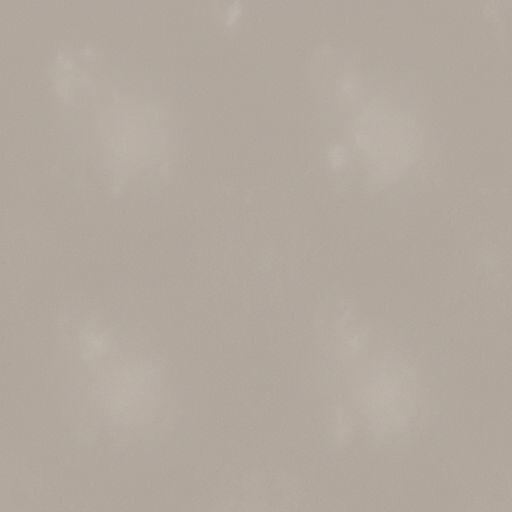
#> input picture ArtSrc/tex_asphalt.png, 1024 x 1024 px (shown at 1/2 size); the run also reads 2 pictures not shown here
$ python build_all.py
#> lines starting #> are read from the running program, lines starting #| are printed output that depends on the picture; after the words box and inside, x2 and y2 are one past the last pixel; in counts of white or black regions, pixels touching at a corner belong together
#> in src_texture, returned value is the input picture: PIL image 1024x1024 RGB; mean R, G, B 177.7, 167.4, 157.7
### Tools/ArtPipeline/road_vector.py
#!/usr/bin/env python3
"""Stage 1+2 of the road tile pipeline.

Stage 1 — vector design in flat top-down space: every tile is a unit square SRC x SRC,
the road geometry is a single asphalt region built from axis-aligned strips, a center
square and two corner-rounding operations:
  * add-rounding on every pair of adjacent OPEN sides (junction / inner turn corner);
  * cut-rounding on every pair of adjacent CLOSED sides (outer turn corner, dead ends).
Curbs, edge lines, dashes and zebras all derive from the same region, so geometry can
never disagree with itself. Tiling correctness is verified mathematically: the boundary
signature of every side depends only on open/closed, hence any two tiles match.

Stage 2 — the same geometry is warped into the 2:1 isometric diamond by the exact
affine map in artgen.warp_to_diamond.
"""
import os

from PIL import Image, ImageDraw, ImageFilter

SRC = 256          # top-down tile size
#> SRC = 256
ROAD_HALF = 75     # half width of the drivable road
C0 = SRC // 2 - ROAD_HALF   # 53  — left/top edge of the drivable band
#> C0 = 53
C1 = SRC // 2 + ROAD_HALF   # 203 — right/bottom edge
#> C1 = 203
CURB_W = 7
R_ADD = 22         # curb radius at junction corners (adjacent open pair)
R_CUT = 24         # outer turn / dead-end corner radius — small, a sharp bend with a
                   # short rounding like the reference, not a sweeping arc

DASH_COLOR = (246, 245, 242, 255)
EDGE_LINE = (238, 235, 232, 255)
CURB_COLOR = (228, 216, 208, 255)
CURB_LIGHT = (243, 236, 228, 255)
CURB_DARK = (152, 142, 150, 255)

# corner of the tile <-> the pair of adjacent sides meeting there, and the matching
# corner of the drivable band (the point where two curb lines would intersect)
CORNERS = [
    (("N", "W"), (0, 0), (C0, C0)),
    (("N", "E"), (SRC, 0), (C1, C0)),
    (("S", "E"), (SRC, SRC), (C1, C1)),
    (("S", "W"), (0, SRC), (C0, C1)),
]
#> CORNERS = [(('N', 'W'), (0, 0), (53, 53)), (('N', 'E'), (256, 0), (203, 53)), (('S', 'E'), (256, 256), (203, 203)), (('S', 'W'), (0, 256), (53, 203))]

STRIPS = {
    "N": (C0, 0, C1, C0), "S": (C0, C1, C1, SRC),
    "W": (0, C0, C0, C1), "E": (C1, C0, SRC, C1),
}
#> STRIPS = {'N': (53, 0, 203, 53), 'S': (53, 203, 203, 256), 'W': (0, 53, 53, 203), 'E': (203, 53, 256, 203)}


def asphalt_mask(conns: str) -> Image.Image:
    """The exact (aliased) asphalt region of a tile."""
    m = Image.new("L", (SRC, SRC), 0)
    d = ImageDraw.Draw(m)
    d.rectangle((C0, C0, C1, C1), fill=255)
    for side in conns:
        d.rectangle(STRIPS[side], fill=255)

    for (pair, tile_corner, band_corner) in CORNERS:
        a_open, b_open = pair[0] in conns, pair[1] in conns
        bx, by = band_corner
        dx = 1 if tile_corner[0] == 0 else -1   # direction from the corner into the tile
        dy = 1 if tile_corner[1] == 0 else -1

        if a_open and b_open:
            # junction corner: asphalt gains the square outside the curb intersection,
            # minus the rounding circle centered inside the sidewalk corner
            r = R_ADD
            cx, cy = bx - dx*r, by - dy*r     # circle center, inside the sidewalk corner
            sq = (min(bx, cx), min(by, cy), max(bx, cx), max(by, cy))
            d.rectangle(sq, fill=255)
            # carve back the circle quadrant
            circle = Image.new("L", (SRC, SRC), 0)
            ImageDraw.Draw(circle).ellipse((cx - r, cy - r, cx + r, cy + r), fill=255)
            m.paste(0, (0, 0), Image.composite(circle, Image.new("L", (SRC, SRC), 0),
                                               mask_rect(sq)))
        elif not (a_open or b_open):
            # outer corner of a turn / dead end bottom: asphalt loses the region of its
            # square corner that lies outside the big rounding circle
            r = R_CUT
            cx, cy = bx + dx*r, by + dy*r     # circle center, inside the asphalt
            sq = (min(bx, cx), min(by, cy), max(bx, cx), max(by, cy))
            circle = Image.new("L", (SRC, SRC), 0)
            ImageDraw.Draw(circle).ellipse((cx - r, cy - r, cx + r, cy + r), fill=255)
            cut = Image.composite(Image.new("L", (SRC, SRC), 0), mask_rect(sq), circle)
            m.paste(0, (0, 0), cut)
    return m


def mask_rect(box) -> Image.Image:
    m = Image.new("L", (SRC, SRC), 0)
    ImageDraw.Draw(m).rectangle(box, fill=255)
    return m


def _spread(mask: Image.Image, radius: float, threshold: int) -> Image.Image:
    """Euclidean-ish dilate (low threshold) / erode (high threshold) via blur."""
    return mask.filter(ImageFilter.GaussianBlur(radius)).point(
        lambda v: 255 if v >= threshold else 0)


def dilate(mask, r):
    return _spread(mask, r, 40)


def erode(mask, r):
    return _spread(mask, r, 215)


def sub(a: Image.Image, b: Image.Image) -> Image.Image:
    from PIL import ImageChops
    return ImageChops.subtract(a, b)


def band_or(a, b):
    from PIL import ImageChops
    return ImageChops.lighter(a, b)


def dash_path(conns: str):
    """Center-line polyline segments: from each open side midpoint to the tile center."""
    mids = {"N": (SRC // 2, 0), "S": (SRC // 2, SRC), "W": (0, SRC // 2), "E": (SRC, SRC // 2)}
    return [(mids[s], (SRC // 2, SRC // 2)) for s in conns]


def render_topdown(conns: str, asphalt_tex: Image.Image, sidewalk_tex: Image.Image) -> Image.Image:
    """Stage 2 rendering in top-down space from the vector geometry."""
    am = asphalt_mask(conns)
    img = sidewalk_tex.convert("RGBA").resize((SRC, SRC), Image.LANCZOS).copy()
    asphalt = asphalt_tex.convert("RGBA").resize((SRC, SRC), Image.LANCZOS)
    img.paste(asphalt, (0, 0), am)

    d = ImageDraw.Draw(img)

    # curb band around the asphalt, with a light outer rim and dark inner rim
    curb = sub(dilate(am, CURB_W*0.72), am)
    img.paste(Image.new("RGBA", img.size, CURB_COLOR), (0, 0), curb)
    light = sub(dilate(am, CURB_W*0.72), dilate(am, CURB_W*0.5))
    img.paste(Image.new("RGBA", img.size, CURB_LIGHT), (0, 0), light)
    dark = sub(dilate(am, 1.6), am)
    img.paste(Image.new("RGBA", img.size, CURB_DARK), (0, 0), dark)

    # white edge line: constant offset inside the asphalt, follows every arc
    line = sub(erode(am, 7.5), erode(am, 10.5))
    img.paste(Image.new("RGBA", img.size, EDGE_LINE), (0, 0), line)

    open_count = len(conns)
    if open_count in (1, 2):
        # dashed center line: straight through or a sharp V at the tile center
        dash_len, gap = 21, 17
        for (p0, p1) in dash_path(conns):
            length = max(abs(p1[0] - p0[0]), abs(p1[1] - p0[1]))
            n = max(1, int(length // (dash_len + gap)) + 1)
            for k in range(n):
                t0 = k*(dash_len + gap)/length
                t1 = min(1.0, t0 + dash_len/length)
                if t0 >= 1.0:
                    break
                a = (p0[0] + (p1[0] - p0[0])*t0, p0[1] + (p1[1] - p0[1])*t0)
                b = (p0[0] + (p1[0] - p0[0])*t1, p0[1] + (p1[1] - p0[1])*t1)
                d.line([a, b], fill=DASH_COLOR, width=7)

    if open_count >= 3:
        # zebra crossings on every arm, clipped to the asphalt
        zebra = Image.new("L", (SRC, SRC), 0)
        zd = ImageDraw.Draw(zebra)
        inset, zlen, zw, zgap = 14, 38, 9, 10
        for side in conns:
            for s in range(C0 + 8, C1 - 8 - zw, zw + zgap):
                if side == "N":
                    zd.rectangle((s, inset, s + zw, inset + zlen), fill=255)
                elif side == "S":
                    zd.rectangle((s, SRC - inset - zlen, s + zw, SRC - inset), fill=255)
                elif side == "W":
                    zd.rectangle((inset, s, inset + zlen, s + zw), fill=255)
                else:
                    zd.rectangle((SRC - inset - zlen, s, SRC - inset, s + zw), fill=255)
        from PIL import ImageChops
        zebra = ImageChops.multiply(zebra, erode(am, 3))
        img.paste(Image.new("RGBA", img.size, DASH_COLOR), (0, 0), zebra)

    return img


# [85 lines left out: functions boundary_signature, verify_tiling, stage1_presentation, not called in this run]

### Tools/ArtPipeline/artgen.py
#!/usr/bin/env python3
"""Art pipeline for Token Delivery: builds isometric 2:1 tiles and sprites.

Sources are top-down textures (generated via imagegen MCP or procedural placeholders in
placeholders.py); ground tiles are affine-warped to 256x128 diamonds so they tile perfectly.
Road markings are drawn in top-down space before warping. Free-standing sprites (buildings,
props) are composed separately with the same diamond base metrics.

Tile space convention (must match C++ CityModel):
  cell (i, j) -> screen x = (i - j) * TILE_W/2, screen y = (i + j) * TILE_H/2 (y down)
  E = +i, W = -i, S = +j, N = -j. In top-down source space: u axis = +i, v axis = +j.
"""
import os
import random
from PIL import Image, ImageDraw, ImageFilter

TILE_W, TILE_H = 256, 128
SRC = 256  # top-down source tile size


GROUND_BLEED = 2  # homogeneous ground tiles (plaza/grass base) may slightly overlap


def warp_to_diamond(topdown: Image.Image, bleed=0, feather=0.0) -> Image.Image:
    """Affine-map a square top-down tile onto a 2:1 diamond (RGBA).

    Road tiles use bleed=0 with a hard-edged mask: 256x128 diamonds parquet exactly, so
    detailed edge content (curbs, lines) is never covered by a neighbour. Homogeneous
    tiles may pass a small bleed+feather to melt into each other."""
    out_w, out_h = TILE_W + bleed * 2, TILE_H + bleed * 2
    src = topdown.convert("RGBA").resize((SRC, SRC), Image.LANCZOS)
    hw, hh = out_w / 2.0, out_h / 2.0
    au, bu = SRC / (2.0 * hw), SRC / (2.0 * hh)
    coeffs = (au, bu, SRC / 2.0 - hw * au - hh * bu,
              -au, bu, SRC / 2.0 + hw * au - hh * bu)
    out = src.transform((out_w, out_h), Image.AFFINE, coeffs, resample=Image.BILINEAR)
    mask = Image.new("L", (out_w, out_h), 0)
    d = ImageDraw.Draw(mask)
    d.polygon([(out_w // 2, 0), (out_w - 1, out_h // 2), (out_w // 2, out_h - 1), (0, out_h // 2)],
              fill=255)
    if feather > 0.0:
        mask = mask.filter(ImageFilter.GaussianBlur(feather))
    r, g, b, a = out.split()
    a = Image.composite(a, Image.new("L", (out_w, out_h), 0), mask)
    return Image.merge("RGBA", (r, g, b, a))


ROAD_DIRS = {"N": (0, -1), "S": (0, 1), "E": (1, 0), "W": (-1, 0)}
# top-down edge midpoints for each direction (u right = E, v down = S)
EDGE_MID = {"N": (SRC // 2, 0), "S": (SRC // 2, SRC), "E": (SRC, SRC // 2), "W": (0, SRC // 2)}

DASH_COLOR = (246, 245, 242, 255)
EDGE_LINE = (236, 233, 230, 235)
CURB_COLOR = (228, 216, 208, 255)
CURB_LIGHT = (243, 236, 228, 255)
CURB_DARK = (150, 140, 148, 255)
CURB_SHADE = (196, 184, 176, 255)

SIDEWALK = 46  # sidewalk strip width on closed edges, px of the 256 top-down tile
CURB_W = 7
CURB_FULL = SIDEWALK + CURB_W

# tile corners: (corner point, adjacent side letters, pieslice angle range)
TILE_CORNERS = [((0, 0), ("N", "W"), (0, 90)),
                ((SRC, 0), ("N", "E"), (90, 180)),
                ((SRC, SRC), ("S", "E"), (180, 270)),
                ((0, SRC), ("S", "W"), (270, 360))]


# [142 lines left out: function draw_road_topdown, not called in this run]


def draw_sidewalk_topdown(pavement: Image.Image) -> Image.Image:
    """Full sidewalk tile (block ground next to roads)."""
    return pavement.convert("RGBA").resize((SRC, SRC), Image.LANCZOS)


def build_road_tiles(asphalt: Image.Image, pavement: Image.Image, out_dir: str):
    # stage 2: renders the verified vector geometry (road_vector) in top-down space and
    # converts it to the isometric diamond by the exact affine map
    from road_vector import render_topdown
    os.makedirs(out_dir, exist_ok=True)
    for mask in range(16):
        conns = "".join(k for bit, k in zip([1, 2, 4, 8], "NESW") if mask & bit)
        name = "road_" + (conns if conns else "O")
        tile = warp_to_diamond(render_topdown(conns, asphalt, pavement))
        tile.save(os.path.join(out_dir, name + ".png"))
#> this loop made 16 passes
#> pass 1, in render_topdown, `am = asphalt_mask(conns)`:
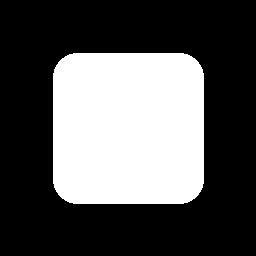
#> am: PIL image 256x256 L; 34% white; 1 white region, box (x1, y1, x2, y2) and area: (53, 53, 204, 204) 22277
#> after the loop:
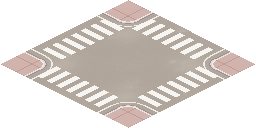
#> tile: PIL image 256x128 RGBA; mean R, G, B, A 97.4, 91.7, 87.8, 126.6; transparent parts drawn white
#> call 3 of src_texture, with name = 'tex_plaza.png'
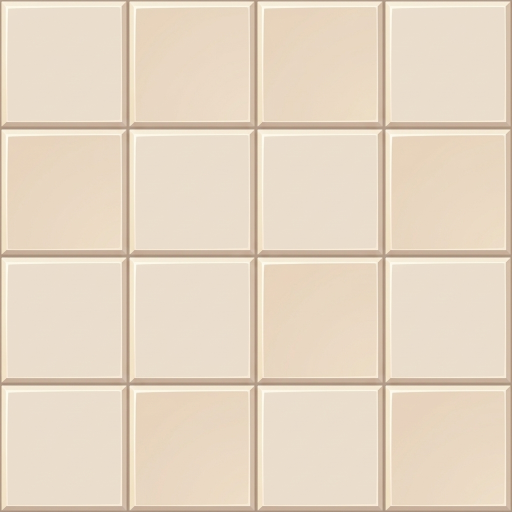
#> input picture ArtSrc/tex_plaza.png, 1024 x 1024 px (shown at 1/2 size)
#> in src_texture, returned value is the input picture: PIL image 1024x1024 RGB; mean R, G, B 230, 214.5, 195


def build_ground_tile(texture: Image.Image, out_path: str):
    os.makedirs(os.path.dirname(out_path), exist_ok=True)
    warp_to_diamond(texture, bleed=GROUND_BLEED, feather=1.0).save(out_path)
#> call 4 of src_texture, with name = 'tex_grass.png'
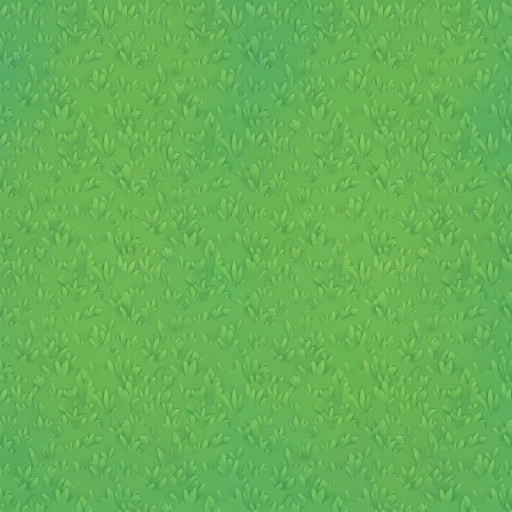
#> input picture ArtSrc/tex_grass.png, 1024 x 1024 px (shown at 1/2 size)
#> in src_texture, returned value is the input picture: PIL image 1024x1024 RGB; mean R, G, B 102.6, 178.2, 86.9


def build_grass_patch(texture: Image.Image, out_path: str, seed=11):
    """Grass tile with an irregular organic edge that overlaps neighbouring tiles: an
    oversized diamond whose mask is jittered by blobs along the border, then feathered."""
#> called with out_path = 'Assets/Game/Tiles/grass.png', seed = 11
    rng = random.Random(seed)
    overlap = 18
    out_w, out_h = TILE_W + overlap * 2, TILE_H + overlap * 2
    src = texture.convert("RGBA").resize((SRC, SRC), Image.LANCZOS)
    hw, hh = out_w / 2.0, out_h / 2.0
    au, bu = SRC / (2.0 * hw), SRC / (2.0 * hh)
#> au = 0.877; bu = 1.56
    coeffs = (au, bu, SRC / 2.0 - hw * au - hh * bu,
              -au, bu, SRC / 2.0 + hw * au - hh * bu)
#> coeffs = (0.877, 1.56, -128, -0.877, 1.56, 128)
    out = src.transform((out_w, out_h), Image.AFFINE, coeffs, resample=Image.BILINEAR)
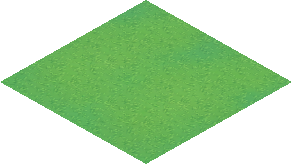
#> out: PIL image 292x164 RGBA; mean R, G, B, A 51, 88.8, 43.2, 127.5; transparent parts drawn white

    mask = Image.new("L", (out_w, out_h), 0)
#> mask: PIL image 292x164 L; every value is 0
    md = ImageDraw.Draw(mask)
    diamond = [(out_w // 2, overlap // 2), (out_w - overlap // 2, out_h // 2),
               (out_w // 2, out_h - overlap // 2), (overlap // 2, out_h // 2)]
    md.polygon(diamond, fill=255)
    # jitter the border with blobs sticking out and notches cut in
    for i in range(4):
        x0, y0 = diamond[i]
        x1, y1 = diamond[(i + 1) % 4]
        for k in range(14):
            t = (k + 0.5) / 14.0
            px, py = x0 + (x1 - x0) * t, y0 + (y1 - y0) * t
            r = rng.randint(5, 13)
            ry = max(3, r // 2)
            if rng.random() < 0.72:
                md.ellipse([px - r, py - ry, px + r, py + ry], fill=255)
            else:
                md.ellipse([px - r + 2, py - ry + 1, px + r - 2, py + ry - 1], fill=0)
#> this loop made 4 passes
#> (x0, y0, x1, y1) on passes 1 to 4: (146, 9, 283, 82), (283, 82, 146, 155), (146, 155, 9, 82), (9, 82, 146, 9)
    mask = mask.filter(ImageFilter.GaussianBlur(1.4))

    r, g, b, a = out.split()
#> r: PIL image 292x164 L
#> g: PIL image 292x164 L
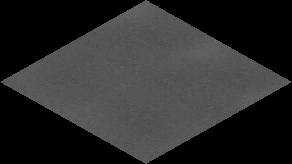
#> b: PIL image 292x164 L; min 0, max 105, mean 43.2
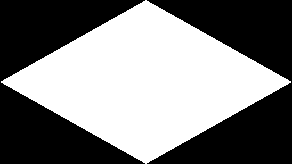
#> a: PIL image 292x164 L; 50% white; 1 white region, box (x1, y1, x2, y2) and area: (1, 0, 291, 164) 23944
    a = Image.composite(a, Image.new("L", (out_w, out_h), 0), mask)
    result = Image.merge("RGBA", (r, g, b, a))
#> (the rest of the program and of its run is left out)
